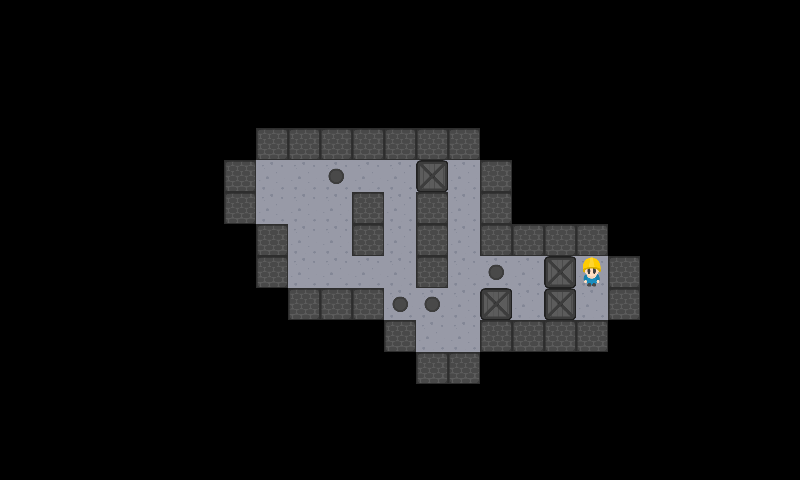

Tiled map render using the project's own tile images. Description and the map definition, with tile-layer contents summarised, below:
An orthogonal 25x15 tile map with 32x32 px tiles, 2 tile layers (StaticMap, Objetos).

<map version="1.4" tiledversion="1.4.3" orientation="orthogonal" renderorder="right-down" width="25" height="15" tilewidth="32" tileheight="32" infinite="0" nextlayerid="3" nextobjectid="1">
 <tileset firstgid="1" source="Tileset.tsx" />
 <layer id="1" name="StaticMap" width="25" height="15">
  <data>[375 cells, 68 non-empty, 2 distinct tile ids]</data>
 </layer>
 <layer id="2" name="Objetos" width="25" height="15">
  <data>[375 cells, 9 non-empty, 3 distinct tile ids]</data>
 </layer>
</map>
